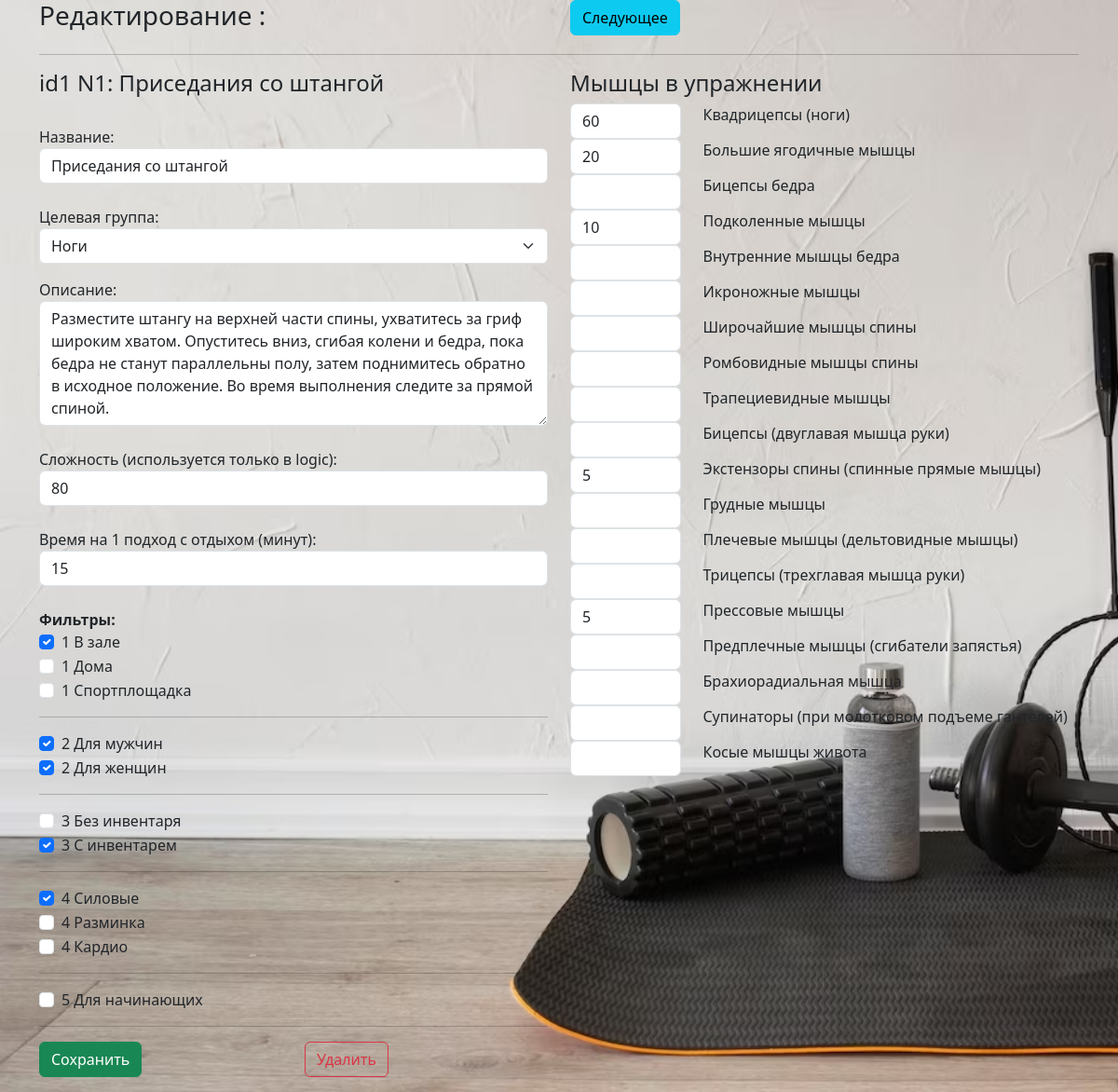
The page /list/ex1/edit on the database as committed earlier.
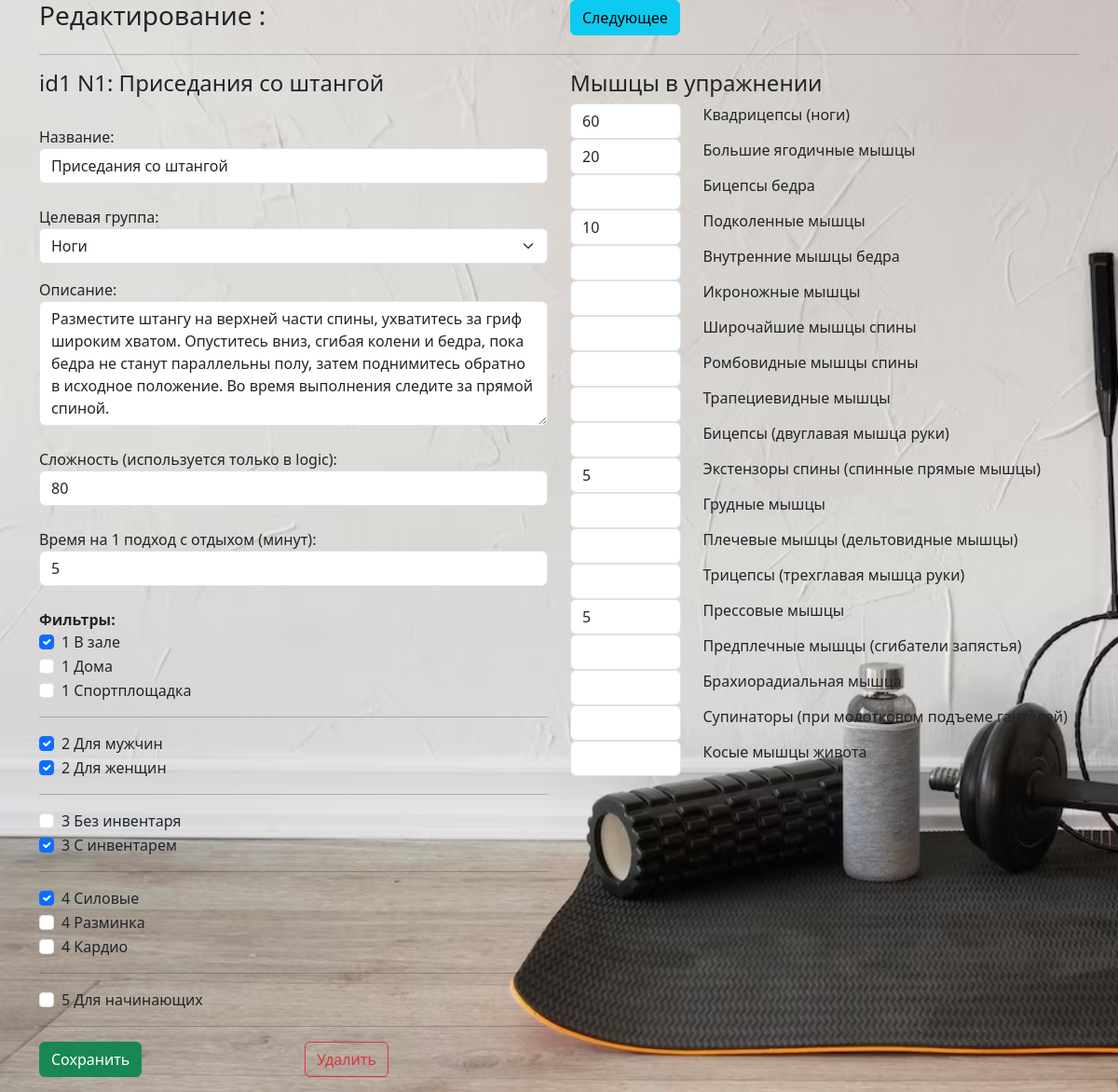
The same page on the database as committed later.
### _models.py (models this page shows, shortened)
class Exercise(db.Model):
    __tablename__ = 'exercises'
    exercise_id = db.Column(db.Integer, primary_key=True)
    name = db.Column(db.String(50), default='New exercise')
    target = db.Column(db.String(20), default='')
    description = db.Column(db.String(300), default='')
    difficulty = db.Column(db.Integer, default=1)
    time_per_set = db.Column(db.Integer, default=1)
    counter = db.Column(db.Integer, default=0)
    filters = db.Column(JSON, default=[])  # LOCATION_FILTERS.keys
    user_training_exercises = relationship('UserTrainingExercise', back_populates='exercise')
    muscles = relationship('Muscle', secondary='exercise_muscles')
    training = db.relationship('Training', secondary='training_exercises', overlaps="exercises")
    training_exercises = relationship('TrainingExercise', back_populates='exercise')

### main.py (the view, shortened to what this page needs)
@app.route('/list/<string:counters>/edit', methods=['POST', 'GET'])
def list_edit(counters):
    targets = config.TARGETS
    const_config = {}
    const_config['filter_list'] = config.FILTER_LIST
    index_dict = {}
    index_dict['filter_list'] = []
    tb = counters[:2]   # counters передано сюда в маршруте , вид: ex3 или mu4
    counter = counters[2:]
    exercises = Exercise.query.all()
    muscles = Muscle.query.all()
    if tb == 'ex':  # если передано ex, то работа над редактированием Упражнения
        exercise = Exercise.query.filter_by(counter=counter).first()    # counter - переданное значение счетчика, фильтрую базу по счетчику
        if exercise.filters is None:
            exercise.filters=[]
        if request.method == 'POST':    # если метод ПОСТ (то есть если мы передаем данные с формы к нам сюда на сервер, то далее обрабатываем данные формы и сохраняем в базу
            exercise.name = request.form['name']
            exercise.target = request.form['select_target']  # тут новое поле для класса
            exercise.description = request.form['description']
            exercise.difficulty = request.form['difficulty']
            exercise.time_per_set = request.form['time_per_set']
            for i in range(len(const_config['filter_list'])):
                form_list = request.form.getlist('filters' + str(i + 1))
                if any(sublist for sublist in form_list if sublist):
                    index_dict['filter_list'] += form_list
            exercise.filters = index_dict['filter_list']
            percents = request.form.getlist('percents[]')   # получаю список значений полей с именем percents[]
            exercise_muscles = []
            ExerciseMuscle.query.filter_by(exercise_id=exercise.exercise_id).delete()
            for counter, percent in enumerate(percents, start=1):
                if percent != '':
                    muscle = Muscle.query.filter_by(counter=counter).first()    # нахожу Muscle по counter
                    ExMus = ExerciseMuscle(exercise_id = exercise.exercise_id, muscle_id = muscle.muscle_id, percent = percent)
                    exercise_muscles.append(ExMus)
            try:
                db.session.add_all(exercise_muscles)
                db.session.commit()
                return render_template('list.html', exercises=exercises, muscles=muscles)
            except Exception as e:
                db.session.rollback()
                return f'Ошибка при сохранения в базу данных: {e}'
        else:   # если метод не ПОСТ (а значит ГЕТ) то мы только зашли на маршрут и генерируем страницу для редактирования Упражнений, отсылая ей данные
            ex_len = len(exercises)
            if exercise is not None:
                muscles_in_ex = exercise.muscles  # Получение списка связанных мышц
                mus_dict = {}
                for muscle in muscles_in_ex:
                    percent = ExerciseMuscle.query.filter_by(exercise_id=exercise.exercise_id, muscle_id=muscle.muscle_id).first().percent
                    mus_dict[muscle.counter] = percent
            else:
                return "Упражнение не найдено."
            return render_template('edit_ex_table.html', exercise=exercise, ex_len=ex_len, muscles=muscles,
                                   mus_dict=mus_dict, targets=targets, const_config=const_config)

### templates/edit_ex_table.html (shortened to what this page needs)
{% extends 'base.html' %}
{% block body %}
    <div class="row mb-0">
        <div class="col-6">
            <h3> Редактирование :</h3>
        </div>
        <div class="col-6">
            {% if exercise.counter < ex_len %}
                {% set next_counter = exercise.counter + 1 %}
                <a href="/list/ex{{ next_counter }}/edit" class="btn btn-info">Следующее</a>
            {% endif %}
        </div>
    </div>
    <hr>
<form method="post" action="/list/ex{{exercise.counter}}/edit">
    <div class="row mb-3">
        <div class="col-6">
            <h4>id{{exercise.exercise_id}} N{{exercise.counter}}: {{exercise.name}}</h4>
            <br><span>Название:</span>
            <input type="text" name="name" id="name" class="form-control" value="{{exercise.name}}"><br>
            <span>Целевая группа:</span>
            <select name="select_target" class="form-select form-select-md mb-3" aria-label=".form-select-md example">
                {% for target in targets %}
                    <option value="{{target}}" {% if exercise.target == target %} selected {% endif %}>{{target}}</option>
                {% endfor %}
            </select>
            <span>Описание:</span>
            <textarea name="description" id="description" class="form-control" rows="5">{{exercise.description}}</textarea><br>
            <span>Сложность (используется только в logic):</span>
            <input type="number" name="difficulty" id="difficulty" class="form-control" value="{{exercise.difficulty}}"><br>
            <span>Время на 1 подход с отдыхом (минут):</span>
            <input type="number" name="time_per_set" id="time_per_set" class="form-control" value="{{exercise.time_per_set}}"><br>
            <b>Фильтры:</b><br>
            {% for i in range(const_config['filter_list']|length) %}
                {% for key, filter in const_config['filter_list'][i].items() %}
                    <div class="form-check">
                        <input class="form-check-input" type="checkbox" name="filters{{i+1}}" value="{{key}}" id="chk_{{key}}" {% if key in exercise.filters %} checked {% endif %}">
                        <label class="form-check-label" for="chk_{{key}}">
                           {{i+1}} {{filter}}
                        </label>
                    </div>
                {% endfor %}
            <hr>
            {% endfor %}
            <div class="row mb-0 mt-3">
                <div class="col-6">
                    <input type="submit" class="btn btn-success" value="Сохранить">
                </div>
                <div class="col-6">
                    <button type="button" class="btn btn-outline-danger" data-bs-toggle="modal" data-bs-target="#confirmDeleteModal">Удалить</button>
                </div>
            </div>
        </div>
        <div class="col-6">
            <h4>Мышцы в упражнении</h4>
            <div class="row mb-3">
                {% for mus in muscles %}
                    {% set percent = mus_dict.get(mus.counter) %}
                    <div class="col-3">
                        <input type="number" name="percents[]" id='mu{{ mus.counter }}' class="form-control" value="{{ percent if percent is defined else '' }}">
                    </div>
                    <div class="col-9">
                        <label class="form-check-label">{{mus.muscle_name}}</label>
                    </div>
                {% endfor %}
           </div>
        </div>
    </div>
</form>
{% endblock %}

Rows that differ between the two databases and show on the page:
changed Exercise "Приседания со штангой": time_per_set "15" → "5"
